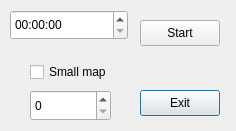
<?xml version="1.0" encoding="UTF-8"?>
<ui version="4.0">
 <class>Dialog</class>
 <widget class="QDialog" name="Dialog">
  <property name="geometry">
   <rect>
    <x>0</x>
    <y>0</y>
    <width>236</width>
    <height>131</height>
   </rect>
  </property>
  <property name="windowTitle">
   <string>Dialog</string>
  </property>
  <widget class="QCheckBox" name="small_map">
   <property name="geometry">
    <rect>
     <x>30</x>
     <y>60</y>
     <width>101</width>
     <height>24</height>
    </rect>
   </property>
   <property name="text">
    <string>Small map</string>
   </property>
  </widget>
  <widget class="QPushButton" name="exit_button">
   <property name="geometry">
    <rect>
     <x>140</x>
     <y>90</y>
     <width>80</width>
     <height>26</height>
    </rect>
   </property>
   <property name="text">
    <string>Exit</string>
   </property>
  </widget>
  <widget class="QPushButton" name="start_button">
   <property name="geometry">
    <rect>
     <x>140</x>
     <y>20</y>
     <width>80</width>
     <height>26</height>
    </rect>
   </property>
   <property name="text">
    <string>Start</string>
   </property>
  </widget>
  <widget class="QSpinBox" name="peliaika">
   <property name="geometry">
    <rect>
     <x>30</x>
     <y>90</y>
     <width>81</width>
     <height>31</height>
    </rect>
   </property>
  </widget>
  <widget class="QTimeEdit" name="startingtime">
   <property name="geometry">
    <rect>
     <x>10</x>
     <y>10</y>
     <width>118</width>
     <height>30</height>
    </rect>
   </property>
  </widget>
 </widget>
 <resources/>
 <connections/>
</ui>
